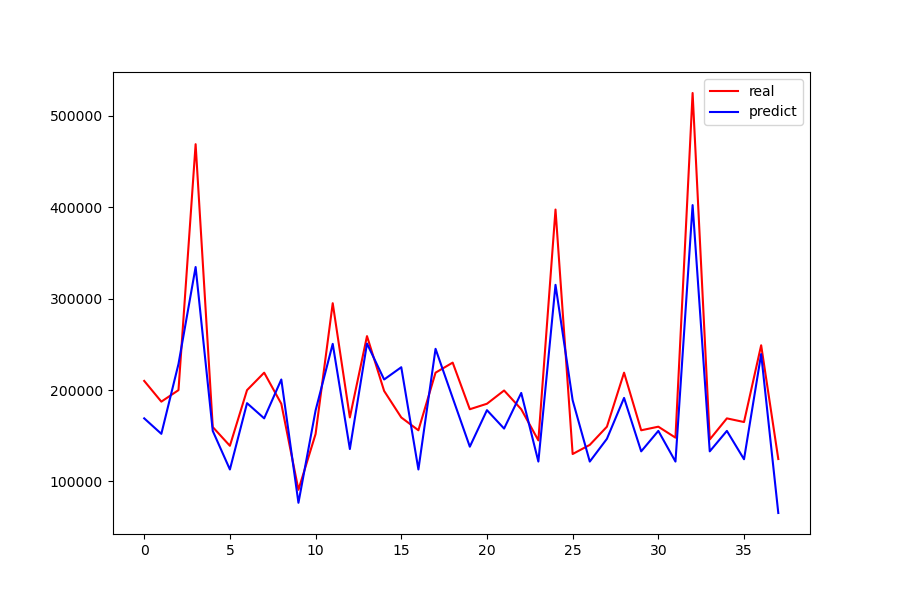

Recreate this plot in Python.
# multiple linear regression
import pandas as pd
import matplotlib.pyplot as plt
from sklearn.model_selection import train_test_split
from sklearn.linear_model import LinearRegression
import seaborn as sns

if __name__ == "__main__":
    df = pd.read_excel('exp.xlsx')
    df_price = df['Price'].tolist()
    x = df[['Y', 'L']]
    y = df['Price']
    x_train, x_test, y_train, y_test = train_test_split(x, y, test_size=0.5, random_state=0)
    model = LinearRegression()
    model.fit(x_train, y_train)
    a = model.intercept_  # intercept
    b = model.coef_  # coefficient
    print('intercept:', a)
    print('coefficient:', b)
    score = model.score(x_test, y_test)
    print('score:', score)
    Y_pred = model.predict(x_test)
    plt.figure(figsize=(9, 6))
    plt.plot(range(len(y_test)), y_test, 'r', label='real')
    plt.plot(range(len(Y_pred)), Y_pred, 'b', label='predict')
    plt.legend(loc='upper right')
    plt.show()
    input_ = [[0, 0.15], [0.0714285714285714, 0.15], [0.0714285714285714, 0.35], [0.0714285714285714, 0.4],
              [0.142857142857142, 0.35], [0.214285714285714, 0.2], [0.214285714285714, 0.35],
             [0.214285714285714, 0.55], [0.214285714285714, 0.65], [0.285714285714285, 0.2], [0.285714285714285, 0.35]
             , [0.285714285714285, 0.65], [0.357142857142857, 0.2], [0.357142857142857, 0.35],
            [0.428571428571428, 0.2], [0.428571428571428, 0.35], [0.428571428571428, 0.55]
            , [0.5, 0.2], [0.5, 0.45], [0.571428571428571, 0.2], [0.571428571428571, 0.45],
            [0.642857142857142, 0.05], [0.642857142857142, 0.1], [0.714285714285714, 0.2],
            [0.642857142857142, 0.45], [0.714285714285714, 0.2], [0.714285714285714, 0.95],
            [0.785714285714285, 0.6], [0.857142857142857, 0.1], [0.857142857142857, 0.2],
            [0.928571428571428, 0.2], [0.928571428571428, 0.45], [1, 0.55]]
    target = []
    ans = []
    predict = model.predict(input_)
    for i in range(0, len(input_)):
        target_ = []
        for j in range(0, len(df_price)):
            if input_[i][0] == df['Y'][j] and input_[i][1] == df['L'][j]:
                target_.append(df_price[j])
        target.append(target_)
    for t in target:
        mean_ = sum(t) / len(t)
        ans.append(1 - abs(predict[target.index(t)] - mean_) / mean_)
    avg_accuracy = sum(ans) / len(ans)
    print('average accuracy:', avg_accuracy)
    x_ = []
    for i in range(1, len(ans) + 1):
        x_.append(i)
    data = pd.DataFrame()
    data['variant'] = x_
    data['accuracy'] = ans
    pic = sns.pairplot(data, x_vars='variant', y_vars='accuracy', height=5, aspect=1.5, kind='reg')
    plt.show()
